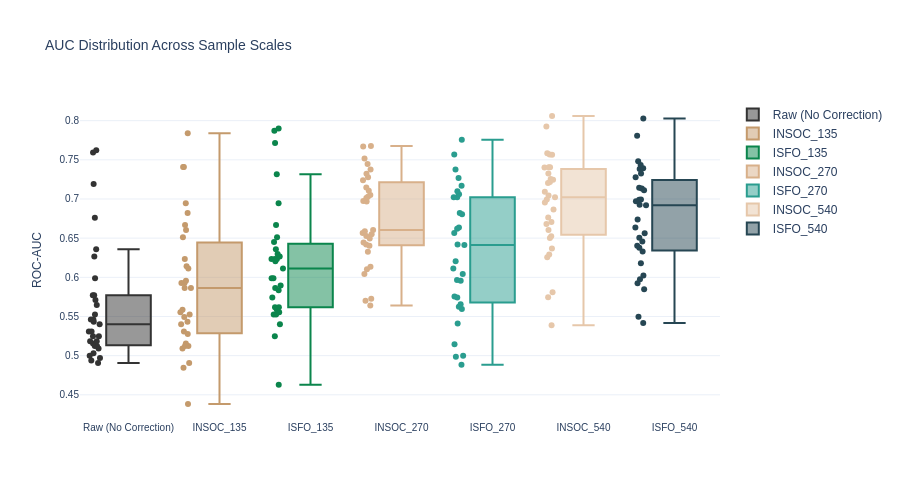

Write notebook code for a chart like this one.
### Markdown cell above
##### 3.3.3.1 Scalability samples wise

### Code cell
# ======================================================================================
# GLOBAL LAYOUTS & COLOR MAPPINGS
# ======================================================================================

LAYOUT_PATTERNS = {
    3: ["QC", "A", "B", "A", "B", "A", "B", "QC", "A", "B", "A", "B", "A", "B", "QC"],
    6: ["QC", "A", "B", "A", "B", "QC", "A", "B", "A", "B", "A", "QC", "B", "A", "B", "A", "B", "QC", "A", "B", "A", "B", "A", "QC", "B", "A", "B", "A", "B", "QC"],
    12: ["QC", "A", "B", "A", "B", "QC", "A", "B", "A", "B", "QC", "A", "B", "A", "B", "A", "QC", "B", "A", "B", "A", "QC", "B", "A", "B", "A", "QC", "B", "A", "B", "A", "B", "QC", "A", "B", "A", "B", "QC", "A", "B", "A", "B", "QC", "A", "B", "A", "B", "A", "QC", "B", "A", "B", "A", "QC", "B", "A", "B", "A", "B", "QC"]
}

SCALABILITY_COLORS = {
    'Raw (No Correction)': '#333333',
    'ISFO_135': '#0b854c',
    'ISFO_270': '#2a9d8f',
    'ISFO_540': '#264653',
    'INSOC_135': '#c49a6c',
    'INSOC_270': '#d8b08a',
    'INSOC_540': '#e6c7aa',
}

# ======================================================================================
# DETERMINISTIC INTERPOLATION
# ======================================================================================

def augment_empirical_matrix(X, batches, acq_order, target_samples_per_batch=30):
    """Linearly interpolates empirical batch data to synthetically scale sample sizes."""
    df = pd.DataFrame(X)
    df['batch'] = batches
    df['acq_order'] = acq_order
    
    new_dfs = []
    for b in np.unique(batches):
        b_df = df[df['batch'] == b].sort_values('acq_order')
        orig_len = len(b_df)
        x_orig = np.linspace(0, 1, orig_len)
        x_new = np.linspace(0, 1, target_samples_per_batch)
        
        new_data = {}
        for col in range(X.shape[1]):
            new_data[col] = np.interp(x_new, x_orig, b_df[col].values)
        new_data['batch'] = b
        new_data['acq_order'] = np.interp(x_new, x_orig, b_df['acq_order'].values)
        new_dfs.append(pd.DataFrame(new_data))
        
    aug_df = pd.concat(new_dfs, ignore_index=True)
    X_aug = aug_df[range(X.shape[1])].values
    return X_aug, aug_df['batch'].values, aug_df['acq_order'].values

# ======================================================================================
# SCALABILITY EVALUATION PIPELINE
# ======================================================================================

def _calculate_rsd(X):
    return np.median(np.std(X, axis=0, ddof=1) / (np.abs(np.mean(X, axis=0)) + 1e-12) * 100)

def _process_one_feature_scalability(feat_idx, scales_data, correction_models, classifiers, effect_size):
    df_run_list = []
    rsd_records = []
    
    for scale, data in scales_data.items():
        engine = SimpleClinicalSyntheticGCIMSEngine(
            X_raw=data["X"], batch_labels=data["b"], run_order=data["acq"],
            qc_count_per_batch=data["qc_count"], n_biomarkers=1, effect_size=effect_size,
            biological_variance=0.10, background_noise_std=0.01, 
            target_feature_idx=feat_idx, random_state=42
        )
        d = engine.generate()
        
        meta_qc = pd.DataFrame({"batch": d["batch_labels_qc"], "acq_order": d["run_order_qc"]})
        meta_pat = pd.DataFrame({"batch": d["batch_labels_patients"], "acq_order": d["run_order_patients"]})
        X_qc, X_pat = d["X_qc"], d["X_patients"]
        
        methods_to_run = {}
        if scale == 135:
            methods_to_run["Raw (No Correction)"] = None

        for base_name, model in correction_models.items():
            methods_to_run[f"{base_name}_{scale}"] = model
        
        df_run = evaluate_inductive_logo(
            X_pat, d["group_labels"], d["batch_labels_patients"],
            X_qc, meta_qc, d["batch_labels_qc"],
            methods_to_run, classifiers, meta_pat
        )
        df_run_list.append(df_run)
        
        for m_name, model in methods_to_run.items():
            if model is None:
                X_qc_corr, X_pat_corr = X_qc, X_pat
            else:
                m_clone = deepcopy(model)
                m_clone.fit(X_qc, meta_qc)
                sig = inspect.signature(m_clone.transform).parameters
                if 'meta_pat' in sig:
                    X_qc_corr = m_clone.transform(X_qc, meta_pat=meta_qc)
                    X_pat_corr = m_clone.transform(X_pat, meta_pat=meta_pat)
                elif 'meta' in sig:
                    X_qc_corr = m_clone.transform(X_qc, meta=meta_qc)
                    X_pat_corr = m_clone.transform(X_pat, meta=meta_pat)
                else:
                    X_qc_corr = m_clone.transform(X_qc)
                    X_pat_corr = m_clone.transform(X_pat)
            
            rsd_records.append({
                "Correction": m_name,
                "RSD_QC_Median": _calculate_rsd(X_qc_corr),
                "RSD_QC_Target": (np.std(X_qc_corr[:, feat_idx], ddof=1) / (np.abs(np.mean(X_qc_corr[:, feat_idx])) + 1e-12)) * 100,
                "RSD_Pat_Median": _calculate_rsd(X_pat_corr),
                "RSD_Pat_Target": (np.std(X_pat_corr[:, feat_idx], ddof=1) / (np.abs(np.mean(X_pat_corr[:, feat_idx])) + 1e-12)) * 100,
            })
            
    df_all_runs = pd.concat(df_run_list, ignore_index=True)
    df_rsd = pd.DataFrame(rsd_records)
    df_merged = pd.merge(df_all_runs, df_rsd, on="Correction")
    df_merged["Feature_Idx"] = feat_idx
    return df_merged


def evaluate_sample_scalability(X_raw, batches, acq_order, correction_models, classifiers, effect_size=1.05):
    print("[INFO] Generating synthetically scaled matrices (135, 270, 540)...")
    X_raw_270, batches_270, acq_270 = augment_empirical_matrix(X_raw, batches, acq_order, target_samples_per_batch=30)
    X_raw_540, batches_540, acq_540 = augment_empirical_matrix(X_raw, batches, acq_order, target_samples_per_batch=60)
    
    scales_data = {
        135: {"X": X_raw, "b": batches, "acq": acq_order, "qc_count": 3},
        270: {"X": X_raw_270, "b": batches_270, "acq": acq_270, "qc_count": 6},
        540: {"X": X_raw_540, "b": batches_540, "acq": acq_540, "qc_count": 12},
    }
    
    all_feature_results = Parallel(n_jobs=-1)(
        delayed(_process_one_feature_scalability)(
            feat_idx, scales_data, correction_models, classifiers, effect_size
        ) for feat_idx in range(X_raw.shape[1])
    )
    
    df_all = pd.concat(all_feature_results, ignore_index=True)
    numeric_cols = ["ROC-AUC", "Accuracy", "RSD_QC_Median", "RSD_QC_Target"]
    agg_summary = df_all.groupby(["Correction", "Classifier"])[numeric_cols].mean().round(3)
    print(agg_summary.to_string())
    return df_all, agg_summary


def prepare_delta_metrics_samples(df_all_metrics):
    df = df_all_metrics.copy()
    cols_to_drop = [c for c in ['Raw_AUC', 'Raw_RSD', 'Delta_AUC', 'Delta_RSD'] if c in df.columns]
    if cols_to_drop:
        df = df.drop(columns=cols_to_drop)

    numeric_cols = df.select_dtypes(include=[np.number]).columns.tolist()
    if 'Feature_Idx' in numeric_cols:
        numeric_cols.remove('Feature_Idx')

    df_agg = df.groupby(['Correction', 'Feature_Idx'], as_index=False)[numeric_cols].mean()
    raw_baseline = df_agg[df_agg['Correction'] == 'Raw (No Correction)'][['Feature_Idx', 'ROC-AUC', 'RSD_QC_Target']].copy()
    raw_baseline = raw_baseline.rename(columns={'ROC-AUC': 'Raw_AUC', 'RSD_QC_Target': 'Raw_RSD'})
    df_merged = df_agg.merge(raw_baseline, on='Feature_Idx', how='left')
    df_merged['Delta_AUC'] = df_merged['ROC-AUC'] - df_merged['Raw_AUC']
    df_merged['Delta_RSD'] = df_merged['RSD_QC_Target'] - df_merged['Raw_RSD']
    return df_merged


def _scale_sort_key(name: str):
    if name == 'Raw (No Correction)':
        return (0, 0, name)
    parts = name.split('_')
    n = int(parts[-1]) if parts[-1].isdigit() else 9999
    return (1, n, name)


def plot_auc_distribution(df):
    fig = go.Figure()
    methods = sorted(df['Correction'].unique(), key=_scale_sort_key)
    for method in methods:
        data = df[df['Correction'] == method]
        fig.add_trace(go.Box(y=data['ROC-AUC'], name=method, boxpoints='all', jitter=0.3, marker_color=SCALABILITY_COLORS.get(method, '#333333')))
    apply_plotly_consistent_style(fig, "AUC Distribution Across Sample Scales", None, "ROC-AUC")
    fig.update_layout(height=500)
    save_clean_plotly(fig, "sec3_3_3_samples_scalability_auc_box")
    fig.show()



# Execution of the sample-scalability evaluation and plotting

clf = build_classifiers(pls_components=2)
sample_scalability_models = {
    "ISFO": InductiveISFO(n_components_batch=3, n_components_acq=1),
    "INSOC": InductiveINSOC(n_components_batch=3, n_components_acq=1),
}

df_scalability_metrics, agg_scalability_summary = evaluate_sample_scalability(
    X_raw, batches, meta_df[time_col].values, sample_scalability_models, clf, effect_size=1.05
)

df_plot_scale = prepare_delta_metrics_samples(df_scalability_metrics)
plot_auc_distribution(df_plot_scale)

### Figure 1 — Plotly figure (JSON) as saved in the notebook; plotly's stock layout.template omitted (floating-point values rounded to 4 significant figures)
{"data": [{"boxpoints": "all", "jitter": 0.3, "marker": {"color": "#333333"}, "name": "Raw (No Correction)", "type": "box", "y": [0.6759, 0.5123, 0.7593, 0.6358, 0.7623, 0.571, 0.5309, 0.4907, 0.5525, 0.5463, 0.7191, 0.5031, 0.5648, 0.5463, 0.5309, 0.5247, 0.5247, 0.5988, 0.4938, 0.5185, 0.6265, 0.5432, 0.5772, 0.5185, 0.5401, 0.5, 0.5772, 0.5123, 0.5093, 0.5154, 0.4969]}, {"boxpoints": "all", "jitter": 0.3, "marker": {"color": "#c49a6c"}, "name": "INSOC_135", "type": "box", "y": [0.6821, 0.5154, 0.7407, 0.6512, 0.7407, 0.6235, 0.6142, 0.4383, 0.5864, 0.5926, 0.784, 0.5525, 0.5586, 0.5494, 0.5864, 0.5432, 0.5556, 0.6944, 0.4846, 0.5123, 0.6667, 0.5926, 0.6111, 0.5401, 0.5957, 0.5123, 0.6605, 0.5093, 0.5309, 0.5278, 0.4907]}, {"boxpoints": "all", "jitter": 0.3, "marker": {"color": "#0b854c"}, "name": "ISFO_135", "type": "box", "y": [0.6358, 0.5741, 0.787, 0.6296, 0.7315, 0.6451, 0.6204, 0.463, 0.6667, 0.5895, 0.7901, 0.6111, 0.5833, 0.5988, 0.6235, 0.6235, 0.5864, 0.7716, 0.5556, 0.5617, 0.6944, 0.6512, 0.5988, 0.5617, 0.6235, 0.5525, 0.6265, 0.5525, 0.5401, 0.5247, 0.5586]}, {"boxpoints": "all", "jitter": 0.3, "marker": {"color": "#d8b08a"}, "name": "INSOC_270", "type": "box", "y": [0.6605, 0.6528, 0.7677, 0.7014, 0.7515, 0.7052, 0.7029, 0.6103, 0.7145, 0.7323, 0.7106, 0.7446, 0.659, 0.6566, 0.7377, 0.6975, 0.6551, 0.767, 0.5725, 0.5702, 0.7276, 0.6327, 0.7238, 0.642, 0.6497, 0.6404, 0.6968, 0.6042, 0.6134, 0.6443, 0.564]}, {"boxpoints": "all", "jitter": 0.3, "marker": {"color": "#2a9d8f"}, "name": "ISFO_270", "type": "box", "y": [0.6042, 0.5625, 0.7569, 0.6412, 0.7377, 0.6821, 0.6806, 0.5965, 0.7022, 0.706, 0.7022, 0.7269, 0.6111, 0.5957, 0.7099, 0.6204, 0.642, 0.7755, 0.5656, 0.4884, 0.7168, 0.5756, 0.6566, 0.5741, 0.662, 0.5594, 0.6636, 0.5147, 0.5409, 0.5, 0.4985]}, {"boxpoints": "all", "jitter": 0.3, "marker": {"color": "#e6c7aa"}, "name": "INSOC_540", "type": "box", "y": [0.6954, 0.6993, 0.7404, 0.7404, 0.7569, 0.7585, 0.7216, 0.581, 0.7245, 0.7255, 0.7566, 0.7926, 0.7045, 0.668, 0.7024, 0.7326, 0.7091, 0.8059, 0.5745, 0.6291, 0.7402, 0.6524, 0.6867, 0.6256, 0.7203, 0.6603, 0.6763, 0.6368, 0.6503, 0.6705, 0.5388]}, {"boxpoints": "all", "jitter": 0.3, "marker": {"color": "#264653"}, "name": "ISFO_540", "type": "box", "y": [0.6989, 0.6738, 0.7434, 0.7324, 0.7483, 0.7384, 0.6927, 0.5847, 0.7112, 0.7135, 0.7276, 0.7809, 0.697, 0.6181, 0.6919, 0.7143, 0.6636, 0.8029, 0.5924, 0.5498, 0.7392, 0.6329, 0.6562, 0.6022, 0.6995, 0.6505, 0.6377, 0.6456, 0.5974, 0.6404, 0.5417]}], "layout": {"font": {"family": "Arial", "size": 12}, "height": 500, "title": {"font": {"size": 14}, "text": "AUC Distribution Across Sample Scales"}, "xaxis": {"tickfont": {"size": 10}, "title": {"font": {"size": 12}}}, "yaxis": {"tickfont": {"size": 10}, "title": {"font": {"size": 12}, "text": "ROC-AUC"}}}}
